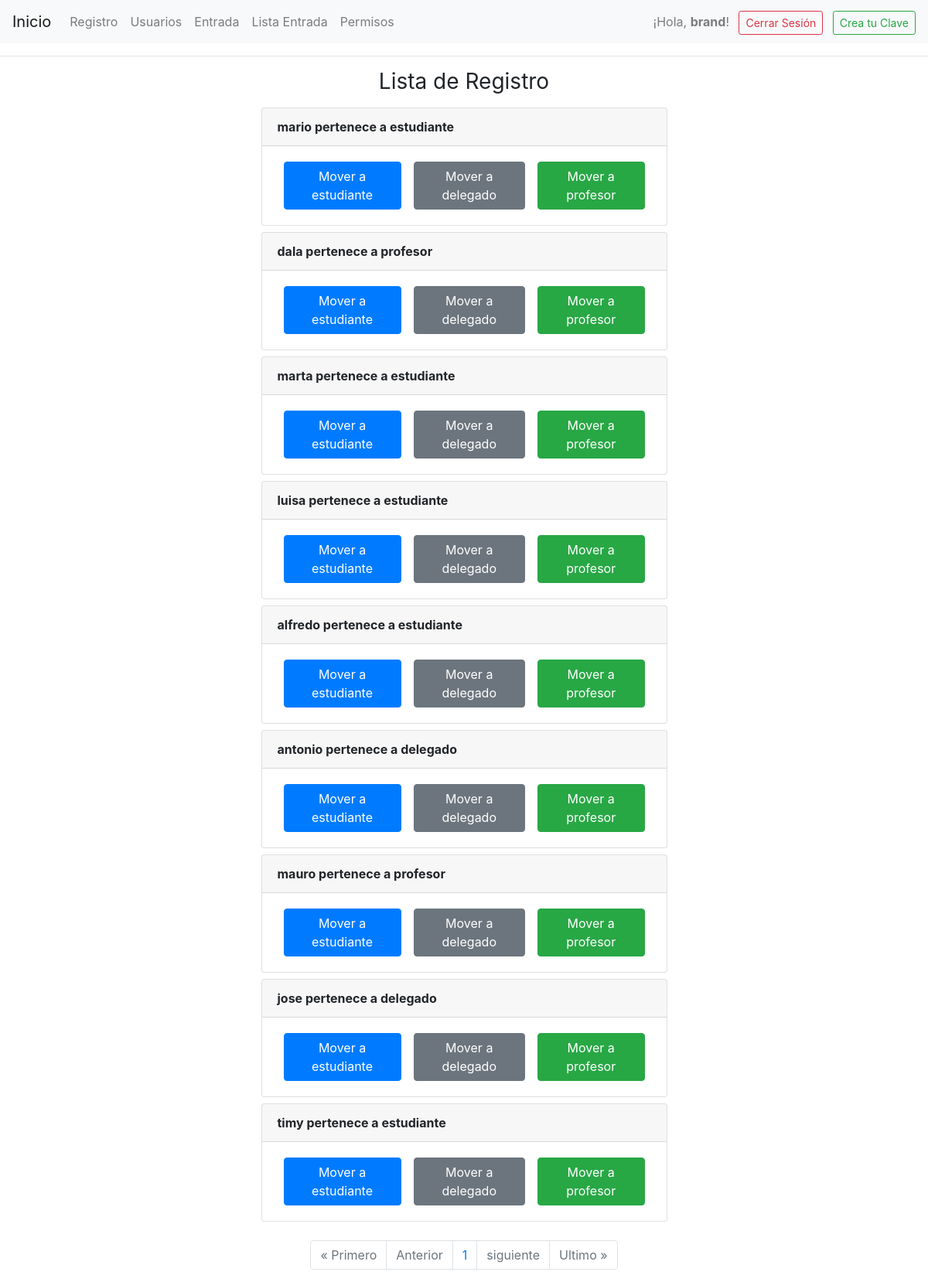
Before: /permisos_profesor/ (signed in) with the older database file.
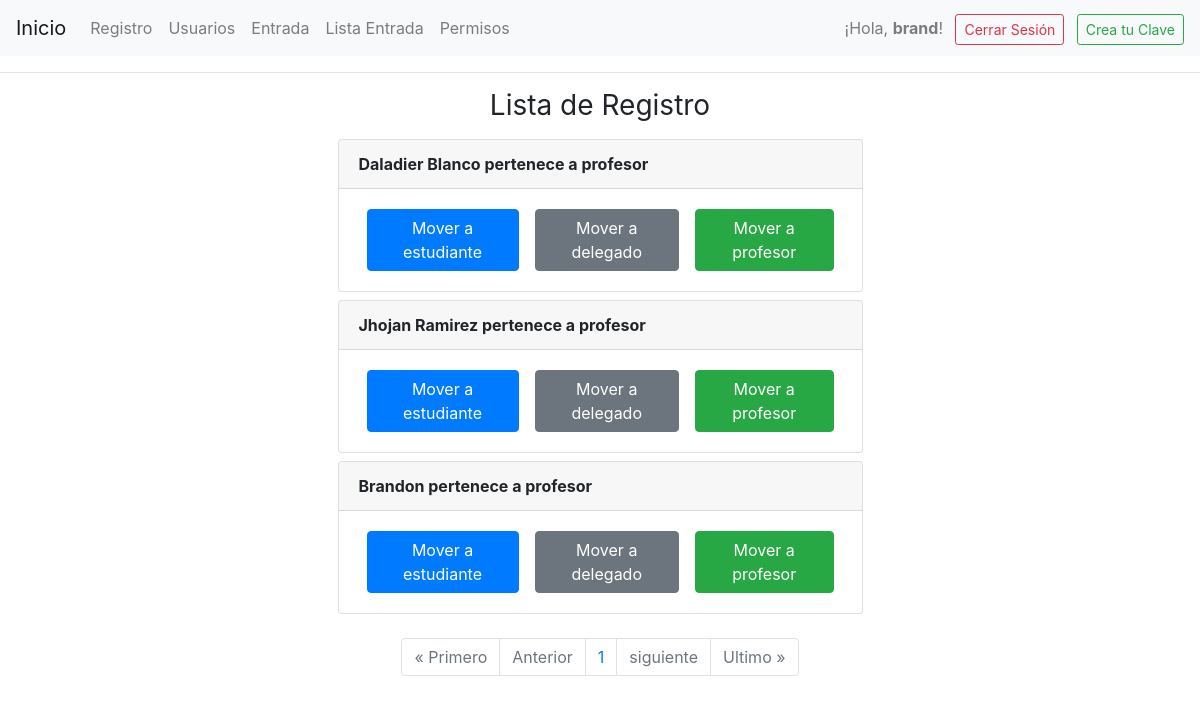
After: the same page with the newer database file.
### login/models.py (models this page shows, shortened)
class Verificacion(models.Model):
    usuario = models.OneToOneField(User, on_delete=models.CASCADE)
    nombre_completo = models.CharField(max_length=100)
    email = models.EmailField(max_length=100)
    telefono = models.CharField(max_length=10) # por que un numero tiene solo 10 digitos
    programa_academico = models.CharField(max_length=255)
    contrasena = models.CharField(max_length=6, unique=True, validators=[MinLengthValidator(6)])
    rfid = models.CharField(max_length=50, null=True, blank=True)
    lab_vision = models.BooleanField(default=False)
    lab_robotica = models.BooleanField(default=False)

### login/views.py (the view, shortened to what this page needs)
# urls.py: path('permisos_profesor/', views.permisos_profesor, name='modificar_permisos_profesor'),
@login_required
def permisos_profesor(request):
    user = request.user
    if user.is_staff:
        registros = Verificacion.objects.all()
        paginacion = Paginator(Verificacion.objects.all().order_by('-id'), 10)
        page = request.GET.get('page')
        registro_acceso = paginacion.get_page(page)
        num_paginas = registro_acceso.paginator.page_range
        parametros = {'registros':registros,
                        'paginacion':registro_acceso,
                        'num_paginas':num_paginas}
        return render(request, 'pagina/modificar_permisos_profesor.html', parametros)
    else:
        return render(request, 'pagina/acceso_denegado.html')

### login/templates/pagina/modificar_permisos_profesor.html (shortened to what this page needs)
{% extends 'main/prueba.html' %}
{% block content %}
<main class='container'>
    <div class='row'>
        <div class='col-md-6 offset-md-3'>
            <h1 class="h3 mb-3 font-weight-normal text-center">Lista de Registro</h1>
            {% for registro in paginacion %}
            <div class='card mt-2'>
                <div class='card-header'>
                    <strong>
                        {{ registro.nombre_completo }} pertenece a {{ registro.usuario.groups.first.name }}
                    </strong>
                </div>
                <div class='card-body d-flex flex-row justify-content-between'>
                    <div class='d-flex flex-row'>
                        <form method='POST'>
                            <button class='btn btn-primary mx-2' name='estudiante' value='{{registro.usuario.id}}'>Mover a estudiante</button>
                        </form>
                        <form method='POST'>
                            <button class='btn btn-secondary mx-2' name='delegado' value='{{registro.usuario.id}}'>Mover a delegado</button>
                        </form>
                        <form method='POST'>
                            <button class='btn btn-success mx-2' name='profesor' value='{{registro.usuario.id}}'>Mover a profesor</button>
                        </form>
                    </div>
                </div>
            </div>
            {% endfor %}
            <br>
                <nav aria-label="Page navigation example" class="d-flex justify-content-center">
                        <ul class="pagination">
                        {% if paginacion.has_previous %}
                            <li class="page-item"><a class="page-link" href="?page=1">&laquo Primero</a></li>
                            <li class="page-item"><a class="page-link" href="?page={{ paginacion.previous_page_number }}">Anterior</a></li>
                            {% else %}
                            <li class="page-item disabled"><a class="page-link" href="#">&laquo Primero</a></li>
                            <li class="page-item disabled"><a class="page-link" href="#">Anterior</a></li>
                        {% endif %}
                        {% for numero in num_paginas %}
                        <li class="page-item"><a class="page-link" href='?page={{numero}}'>{{numero}}</a></li>
                        {% endfor %}
                        {% if paginacion.has_next %}
                            <li class="page-item"><a class="page-link" href="?page={{paginacion.next_page_number}}">siguiente</a></li>
                            <li class="page-item"><a class="page-link" href="?page={{ paginacion.paginator.num_pages }}">Ultimo &raquo</a></li>
                            {% else %}
                            <li class="page-item disabled"><a class="page-link" href="#">siguiente</a></li>
                            <li class="page-item disabled"><a class="page-link" href="#">Ultimo &raquo</a></li>
                        {% endif %}
                    </ul>
                </nav>
        </div>
    </div>
</main>
{% endblock %}

Changed rows visible on the page:
removed Verificacion: nombre_completo "mario", usuario.groups.first.name "estudiante"
removed Verificacion: nombre_completo "dala", usuario.groups.first.name "profesor"
removed Verificacion: nombre_completo "marta", usuario.groups.first.name "estudiante"
removed Verificacion: nombre_completo "luisa", usuario.groups.first.name "estudiante"
removed Verificacion: nombre_completo "alfredo", usuario.groups.first.name "estudiante"
removed Verificacion: nombre_completo "antonio", usuario.groups.first.name "delegado"
removed Verificacion: nombre_completo "mauro", usuario.groups.first.name "profesor"
removed Verificacion: nombre_completo "jose", usuario.groups.first.name "delegado"
removed Verificacion: nombre_completo "timy", usuario.groups.first.name "estudiante"
added Verificacion: nombre_completo "Daladier Blanco", usuario.groups.first.name "profesor"
added Verificacion: nombre_completo "Jhojan Ramirez", usuario.groups.first.name "profesor"
added Verificacion: nombre_completo "Brandon", usuario.groups.first.name "profesor"
